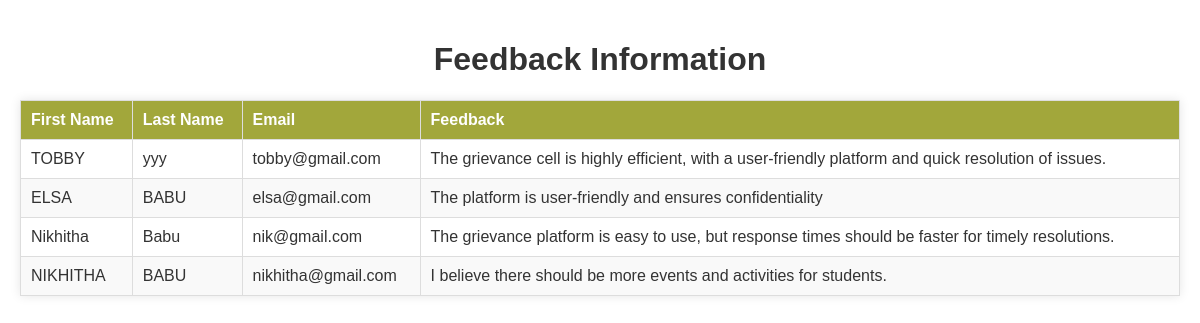
The page /adminfeedbackview on the database its author committed.
### accounts/models.py (models this page shows, shortened)
class feedbackforms(models.Model):
    fname=models.CharField(max_length=200)
    lname=models.CharField(max_length=300)
    email=models.CharField(max_length=300)
    message=models.CharField(max_length=300)
    resolution = models.TextField(null=True, blank=True)  # New field for storing resolution

### accounts/views.py (the view)
# urls.py: path('adminfeedbackview', views.admfeedbform, name="admfeedbform"),
def admfeedbform(request):
    feedbacks = feedbackforms.objects.all()
    return render(request, 'adminfeedbackview.html', {'feedbacks': feedbacks})

### template/adminfeedbackview.html (shortened to what this page needs)
<!DOCTYPE html>
<html lang="en">
<head>
    {% load static %}
</head>
<body>
    <h1>Feedback Information</h1>
    <table>
        <thead>
            <tr>
                <th>First Name</th>
                <th>Last Name</th>
                <th>Email</th>
                <th>Feedback</th>
            </tr>
        </thead>
        <tbody>
            {% for feedback in feedbacks %}
            <tr>
                <td>{{ feedback.fname }}</td>
                <td>{{ feedback.lname }}</td>
                <td>{{ feedback.email }}</td>
                <td>{{ feedback.message }}</td>
            </tr>
            {% endfor %}
        </tbody>
    </table>
</body>
</html>

### rows shown on the page
feedbackforms: fname "TOBBY", lname "yyy", email "tobby@gmail.com", message "The grievance cell is highly efficient, with a user-friendly platform and quick resolution of issues."
feedbackforms: fname "ELSA", lname "BABU", email "elsa@gmail.com", message "The platform is user-friendly and ensures confidentiality"
feedbackforms: fname "Nikhitha", lname "Babu", email "nik@gmail.com", message "The grievance platform is easy to use, but response times should be faster for timely resolutions."
feedbackforms: fname "NIKHITHA", lname "BABU", email "nikhitha@gmail.com", message "I believe there should be more events and activities for students."
